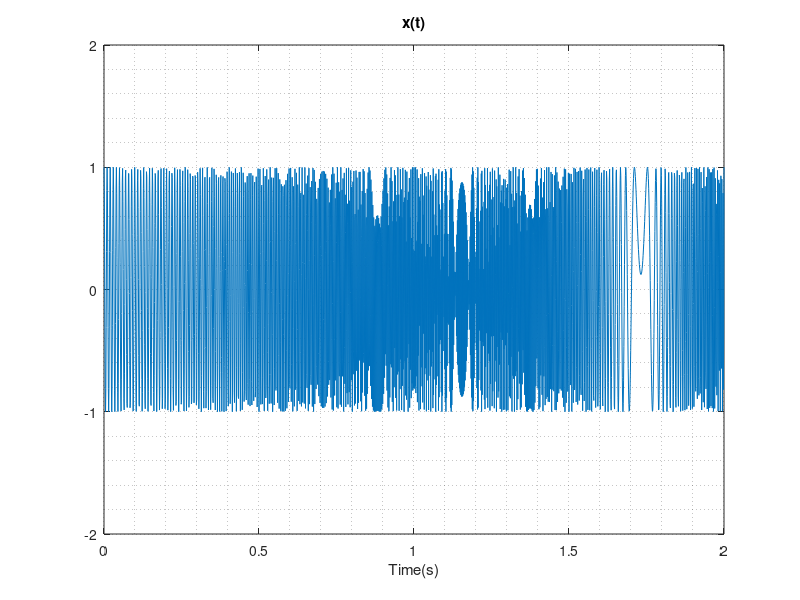

This chart was generated by the following MATLAB code: (Note: this script raises an error after producing the figure.)
clc
close all
clear all

f = @(t) 100 + 100*(t.^2); % f(t)
x = @(t) cos(2*pi*f(t).*t); % x(t)

%% Part1
fs = 1000; % sampling freq
t = 0 : 1/fs : 2; % time
figure('Name','Part1')
plot(t,x(t));
grid minor
title('x(t)');
xlabel('Time(s)');
ylim([-2,2]);

%% Part2
L = 128;
window_rect = rectwin(L);
window_triangle = triang(L);
window_gaussian = gausswin(L);
window_hamming = hamming(L);

wvtool(window_rect); % rect
wvtool(window_triangle); % triangle
wvtool(window_gaussian); % gaussian
wvtool(window_hamming); % hamming
wvtool(window_rect,window_triangle,window_gaussian,window_hamming); % for comparing

%% Part3
figure('Name','Part3');
subplot(2,2,1);
spectrogram(x(t),window_rect,0,L,fs,'yaxis');
title('rect window');

subplot(2,2,2);
spectrogram(x(t),window_triangle,0,L,fs,'yaxis');
title('triangle window');

subplot(2,2,3);
spectrogram(x(t),window_gaussian,0,L,fs,'yaxis');
title('gaussian window');

subplot(2,2,4);
spectrogram(x(t),window_hamming,0,L,fs,'yaxis');
title('hamming window');

%% Part4
figure('Name','Part4');
subplot(3,1,1);
spectrogram(x(t),window_hamming,0,L,fs,'yaxis');
title('hamming window (OL = 0)');

subplot(3,1,2);
spectrogram(x(t),window_hamming,64,L,fs,'yaxis');
title('hamming window (OL = 64)');

subplot(3,1,3);
spectrogram(x(t),window_hamming,127,L,fs,'yaxis');
title('hamming window (OL = 127)');

%% Part5
figure('Name','Part5');
L = 32;
window_hamming = hamming(L);
subplot(3,1,1);
spectrogram(x(t),window_hamming,L-1,L,fs,'yaxis');
title('hamming window (L = 32)');

L = 128;
window_hamming = hamming(L);
subplot(3,1,2);
spectrogram(x(t),window_hamming,L-1,L,fs,'yaxis');
title('hamming window (L = 128)');

L = 512;
window_hamming = hamming(L);
subplot(3,1,3);
spectrogram(x(t),window_hamming,L-1,L,fs,'yaxis');
title('hamming window (L = 512)');

%% Part6
figure('Name','Part5');
L = 128;
window_hamming = hamming(L);

subplot(3,1,1);
spectrogram(x(t),window_hamming,L/2,L,fs,'yaxis');
title('hamming window (nfft = L)');

subplot(3,1,2);
spectrogram(x(t),window_hamming,L/2,2*L,fs,'yaxis');
title('hamming window (nfft = 2L)');

subplot(3,1,3);
spectrogram(x(t),window_hamming,L/2,4*L,fs,'yaxis');
title('hamming window (nfft = 4L)');

% %% Part7
% fs = 1000; % Sample rate
% t = 0:1/fs:2; % Time vector
% 
% % Define parameters for spectrogram
% L = 256; % Window size
% Nov = 128; % Overlap of segments
% nfft = 256; % FFT length
% 
% % Initialize spectrogram matrix
% N = length(x);
% spectrogram_matrix = zeros(nfft/2+1, floor(N/Nov));
% 
% % Compute the spectrogram of the signal using fft
% for i = 1:floor(N/Nov)
%     segment = x((i-1)*noverlap+1:(i-1)*noverlap+window_size); % Segment of signal
%     windowed_segment = segment .* hamming(window_size); % Apply window function
%     fft_segment = fft(windowed_segment, nfft); % Compute FFT of segment
%     spectrogram_matrix(:, i) = abs(fft_segment(1:nfft/2+1)); % Store magnitude of FFT in spectrogram matrix
% end
% 
% % Plot the spectrogram in decibels
% figure
% imagesc(10*log10(spectrogram_matrix)); axis xy;
% colorbar;
% xlabel('Time (s)');
% ylabel('Frequency (Hz)');
% 
